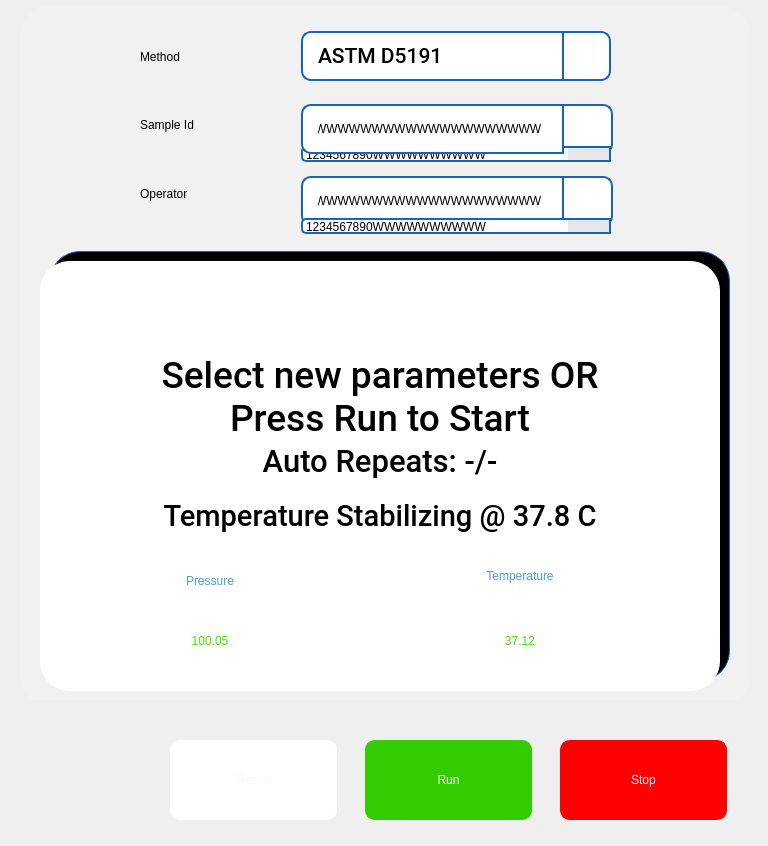
<?xml version="1.0" encoding="UTF-8"?>
<ui version="4.0">
 <class>sMeasuring</class>
 <widget class="QWidget" name="sMeasuring">
  <property name="geometry">
   <rect>
    <x>0</x>
    <y>0</y>
    <width>768</width>
    <height>846</height>
   </rect>
  </property>
  <property name="windowTitle">
   <string>Form</string>
  </property>
  <property name="styleSheet">
   <string notr="true"/>
  </property>
  <widget class="QPushButton" name="pbStop">
   <property name="geometry">
    <rect>
     <x>560</x>
     <y>740</y>
     <width>167</width>
     <height>80</height>
    </rect>
   </property>
   <property name="focusPolicy">
    <enum>Qt::ClickFocus</enum>
   </property>
   <property name="styleSheet">
    <string notr="true">QPushButton{
background-color: red;
border-width: 2px;
border-color: red;
border-style: solid;
border-radius: 10;
color: rgb(255, 255, 255);
font: 75 16pt &quot;Roboto Medium&quot;;
}
QPushButton:disabled { 
background-color: rgb(255, 174, 171);
border-width: 2px;
border-color: rgb(127, 143, 127);
border-style: solid;
border-radius: 10;
color: rgb(0, 0, 0);
font: 75 16pt &quot;Roboto Medium&quot;;
}
QPushButton:pressed {
background-color: rgb(194, 54, 11);
border-width: 2px;
border-color: rgb(194, 54, 11);
border-style: solid;
border-radius: 10;
color: rgb(255, 255, 255);
font: 75 16pt &quot;Roboto Medium&quot;;
}
QPushButton:down {
background-color: rgb(24, 163, 3);
border-width: 2px;
border-color: rgb(24, 163, 3);
border-style: solid;
border-radius: 10;
color: rgb(0, 0, 0);
font: 75 16pt &quot;Roboto Medium&quot;;
}
QPushButton:default {
background-color: rgb(241, 241, 241);
border-width: 2px;
border-color: rgb(21, 100, 192);
border-style: solid;
border-radius: 10;
color: rgb(0, 0, 0);
font: 75 16pt &quot;Roboto Medium&quot;;
}</string>
   </property>
   <property name="text">
    <string>Stop</string>
   </property>
  </widget>
  <widget class="QPushButton" name="pbRun">
   <property name="geometry">
    <rect>
     <x>365</x>
     <y>740</y>
     <width>167</width>
     <height>80</height>
    </rect>
   </property>
   <property name="focusPolicy">
    <enum>Qt::ClickFocus</enum>
   </property>
   <property name="styleSheet">
    <string notr="true">QPushButton{
background-color: rgb(51, 204, 0);
border-width: 2px;
border-color: rgb(51, 204, 0);
border-style: solid;
border-radius: 10;
color: rgb(255, 255, 255);
font: 75 16pt &quot;Roboto Medium&quot;;
}
QPushButton:disabled { 
background-color: rgb(204, 244, 198);
border-width: 2px;
border-color: rgb(127, 143, 127);
border-style: solid;
border-radius: 10;
color: rgb(0, 0, 0);
font: 75 16pt &quot;Roboto Medium&quot;;
}
QPushButton:pressed {
background-color: rgb(24, 163, 3);
border-width: 2px;
border-color: rgb(24, 163, 3);
border-style: solid;
border-radius: 10;
color: rgb(255, 255, 255);
font: 75 16pt &quot;Roboto Medium&quot;;
}
QPushButton:down {
background-color: rgb(24, 163, 3);
border-width: 2px;
border-color: rgb(24, 163, 3);
border-style: solid;
border-radius: 10;
color: rgb(0, 0, 0);
font: 75 16pt &quot;Roboto Medium&quot;;
}
QPushButton:default {
background-color: rgb(241, 241, 241);
border-width: 2px;
border-color: rgb(21, 100, 192);
border-style: solid;
border-radius: 10;
color: rgb(0, 0, 0);
font: 75 16pt &quot;Roboto Medium&quot;;
}
</string>
   </property>
   <property name="text">
    <string>Run</string>
   </property>
  </widget>
  <widget class="sMeasuring2" name="wResult" native="true">
   <property name="geometry">
    <rect>
     <x>40</x>
     <y>740</y>
     <width>80</width>
     <height>80</height>
    </rect>
   </property>
  </widget>
  <widget class="QTabWidget" name="twMeasuring">
   <property name="geometry">
    <rect>
     <x>20</x>
     <y>0</y>
     <width>749</width>
     <height>700</height>
    </rect>
   </property>
   <property name="styleSheet">
    <string notr="true">QTabWidget::pane { /* The tab widget frame */
    position: absolute;
	color: rgb(0, 0, 0);
	font: 75 16pt &quot;Roboto Medium&quot;;
	border: 0px solid #C4C4C3;
	border-bottom-color: #C2C7CB; /* same as the pane color */
   	border-bottom-left-radius: 30px;
   	border-bottom-right-radius: 30px;
    border-top-right-radius: 30px;
}

QTabWidget::tab-bar {
    alignment: left;
}

/* Style the tab using the tab sub-control. Note that
    it reads QTabBar _not_ QTabWidget */
QTabBar::tab {

    border: 1px solid #C4C4C3;
    border-bottom-color: #C2C7CB; /* same as the pane color */
    border-top-left-radius: 10px;
    border-top-right-radius: 10px;

    padding: 0px;
    height:0px;
	border-width: 0px;
	border-color: rgb(21, 100, 192);
	border-style: solid;

	font: 75 16pt &quot;Roboto Medium&quot;;
	color: rgb(0, 0, 0);
	

}

QTabBar::tab:selected, QTabBar::tab:hover {
	background-color: rgb(190, 190, 190);
}

QTabBar::tab:selected {
    border-color: #9B9B9B;
    border-bottom-color: #C2C7CB; /* same as pane color */
 border: 0px
}
</string>
   </property>
   <property name="currentIndex">
    <number>0</number>
   </property>
   <widget class="QWidget" name="tab_4">
    <attribute name="title">
     <string>User Setup</string>
    </attribute>
    <widget class="QFrame" name="frame">
     <property name="geometry">
      <rect>
       <x>0</x>
       <y>6</y>
       <width>730</width>
       <height>700</height>
      </rect>
     </property>
     <property name="styleSheet">
      <string notr="true">background-color: rgb(241, 241, 241);
border-width: 0px;
border-color: rgb(21, 100, 192);
border-style: solid;
border-radius: 30;
color: rgb(0, 0, 0);
font: 75 16pt &quot;Roboto&quot;;</string>
     </property>
     <property name="frameShape">
      <enum>QFrame::StyledPanel</enum>
     </property>
     <property name="frameShadow">
      <enum>QFrame::Raised</enum>
     </property>
     <widget class="QLabel" name="label">
      <property name="geometry">
       <rect>
        <x>120</x>
        <y>30</y>
        <width>141</width>
        <height>41</height>
       </rect>
      </property>
      <property name="styleSheet">
       <string notr="true">border-width: 0px;
font: 75 16pt &quot;Roboto Medium&quot;;</string>
      </property>
      <property name="text">
       <string>Method</string>
      </property>
     </widget>
     <widget class="QLabel" name="label_2">
      <property name="geometry">
       <rect>
        <x>120</x>
        <y>88</y>
        <width>141</width>
        <height>61</height>
       </rect>
      </property>
      <property name="styleSheet">
       <string notr="true">border-width: 0px;
font: 75 16pt &quot;Roboto Medium&quot;;</string>
      </property>
      <property name="text">
       <string>Sample Id</string>
      </property>
      <property name="wordWrap">
       <bool>true</bool>
      </property>
     </widget>
     <widget class="QLabel" name="label_3">
      <property name="geometry">
       <rect>
        <x>120</x>
        <y>157</y>
        <width>141</width>
        <height>61</height>
       </rect>
      </property>
      <property name="styleSheet">
       <string notr="true">border-width: 0px;
font: 75 16pt &quot;Roboto Medium&quot;;</string>
      </property>
      <property name="text">
       <string>Operator</string>
      </property>
      <property name="wordWrap">
       <bool>true</bool>
      </property>
     </widget>
     <widget class="QComboBox" name="cbMethod">
      <property name="geometry">
       <rect>
        <x>281</x>
        <y>25</y>
        <width>310</width>
        <height>50</height>
       </rect>
      </property>
      <property name="font">
       <font>
        <family>Roboto Medium</family>
        <pointsize>16</pointsize>
        <weight>9</weight>
        <italic>false</italic>
        <bold>false</bold>
       </font>
      </property>
      <property name="focusPolicy">
       <enum>Qt::ClickFocus</enum>
      </property>
      <property name="styleSheet">
       <string notr="true">QComboBox {
   border: 2px solid  rgb(21, 100, 192);
   border-radius: 10px;
   padding: 1px 18px 1px 3px;
   background-color: rgb(255, 255, 255);
   color: rgb(0, 0, 0);
   font: 75 16pt &quot;Roboto Medium&quot;;
   padding-left: 15px;
}

QComboBox:on {
    padding-top: 3px;
    padding-left: 15px;
}

QComboBox::drop-down {
    subcontrol-origin: padding;
    subcontrol-position: top right;
    width: 45px;
    border-left-width: 2px;
    border-left-color: darkgray;
    border-left-style: solid;
    border-top-right-radius: 3px;
    border-bottom-right-radius: 3px;
    border-color: rgb(21, 100, 192);
}

QComboBox::down-arrow {
	image: url(:/images/icons/downarrow.png);
}

QComboBox::down-arrow:on {
    top: 1px;
    left: 1px;
}

QComboBox QAbstractItemView {
   border: 2px solid rgb(21, 100, 192);
   font: 75 16pt &quot;Roboto Medium&quot;;
   border-radius: 5px;
   background-color: rgb(255, 255, 255);
   selection-background-color:  rgb(21, 100, 192);
   selection-color: rgb(255, 255, 255);
}

/*  vertical */
QScrollBar:vertical {
     border: 0px solid  rgb(21, 100, 192);
     background:  rgb(230,230,230);
     width: 42px;
	 margin: 45px 0 45px 0;
     border-left: 2px solid  rgb(182, 182, 182);
 }

 QScrollBar::handle:vertical {
     background:  rgb(182, 182, 182);
     min-height: 20px;
 }

 QScrollBar::add-line:vertical {
     border: 0px solid grey;
     background:  rgb(230,230,230);
     height: 45px;
     subcontrol-position: bottom;
     subcontrol-origin: margin;
 }

 QScrollBar::sub-line:vertical {
     border: 0px solid grey;
     background:  rgb(230,230,230);
     height: 45px;
     subcontrol-position: top;
     subcontrol-origin: margin;
 }

 QScrollBar::up-arrow:vertical {
     width: 42px;
     height: 45px;
     background-image: url(:/images/icons/cuparrow.png);
}

QScrollBar::down-arrow:vertical {
     width: 42px;
      height: 45px;
      background-image: url(:/images/icons/cdownarrow.png);
 }

 QScrollBar::add-page:vertical, QScrollBar::sub-page:vertical {
      background: none;
 }
</string>
      </property>
      <property name="frame">
       <bool>true</bool>
      </property>
      <item>
       <property name="text">
        <string>ASTM D5191</string>
       </property>
      </item>
      <item>
       <property name="text">
        <string>ASTM D6377</string>
       </property>
      </item>
      <item>
       <property name="text">
        <string>ASTM D6378</string>
       </property>
      </item>
      <item>
       <property name="text">
        <string>ASTM D5188</string>
       </property>
      </item>
      <item>
       <property name="text">
        <string>Free 1</string>
       </property>
      </item>
      <item>
       <property name="text">
        <string>Free 2</string>
       </property>
      </item>
      <item>
       <property name="text">
        <string>Free 3</string>
       </property>
      </item>
      <item>
       <property name="text">
        <string>Free 4</string>
       </property>
      </item>
     </widget>
     <widget class="QFrame" name="frame_2">
      <property name="geometry">
       <rect>
        <x>30</x>
        <y>245</y>
        <width>680</width>
        <height>430</height>
       </rect>
      </property>
      <property name="styleSheet">
       <string notr="true">background-color: rgb(0, 0, 0);
border-width: 1px;
border-color: rgb(21, 100, 192);
border-style: solid;
border-radius: 30;
color: rgb(0, 0, 0);
font: 75 16pt &quot;Roboto&quot;;

</string>
      </property>
      <property name="frameShape">
       <enum>QFrame::StyledPanel</enum>
      </property>
      <property name="frameShadow">
       <enum>QFrame::Raised</enum>
      </property>
     </widget>
     <widget class="QFrame" name="frame_3">
      <property name="geometry">
       <rect>
        <x>20</x>
        <y>255</y>
        <width>680</width>
        <height>430</height>
       </rect>
      </property>
      <property name="styleSheet">
       <string notr="true">background-color: rgb(255, 255, 255);
border-width: 0px;
border-color: rgb(21, 100, 192);
border-style: solid;
border-radius: 30;
color: rgb(0, 0, 0);
font: 75 16pt &quot;Roboto&quot;;

</string>
      </property>
      <property name="frameShape">
       <enum>QFrame::StyledPanel</enum>
      </property>
      <property name="frameShadow">
       <enum>QFrame::Raised</enum>
      </property>
      <widget class="QLabel" name="lblMessage">
       <property name="geometry">
        <rect>
         <x>0</x>
         <y>100</y>
         <width>680</width>
         <height>71</height>
        </rect>
       </property>
       <property name="font">
        <font>
         <family>Roboto Medium</family>
         <pointsize>28</pointsize>
         <weight>6</weight>
         <italic>false</italic>
         <bold>false</bold>
        </font>
       </property>
       <property name="styleSheet">
        <string notr="true">border-width: 0px;
font: 50 28pt &quot;Roboto Medium&quot;;</string>
       </property>
       <property name="text">
        <string>Select new parameters OR
Press Run to Start</string>
       </property>
       <property name="alignment">
        <set>Qt::AlignCenter</set>
       </property>
       <property name="wordWrap">
        <bool>true</bool>
       </property>
      </widget>
      <widget class="QFrame" name="frLiveData">
       <property name="geometry">
        <rect>
         <x>0</x>
         <y>275</y>
         <width>680</width>
         <height>140</height>
        </rect>
       </property>
       <property name="styleSheet">
        <string notr="true">border-width: 0px;</string>
       </property>
       <property name="frameShape">
        <enum>QFrame::StyledPanel</enum>
       </property>
       <property name="frameShadow">
        <enum>QFrame::Raised</enum>
       </property>
       <widget class="QLabel" name="lblTemperature">
        <property name="geometry">
         <rect>
          <x>310</x>
          <y>70</y>
          <width>340</width>
          <height>70</height>
         </rect>
        </property>
        <property name="styleSheet">
         <string notr="true">color: rgb(75, 225, 0);
font: 80 23pt &quot;Roboto Medium&quot;;</string>
        </property>
        <property name="text">
         <string>37.12</string>
        </property>
        <property name="alignment">
         <set>Qt::AlignCenter</set>
        </property>
       </widget>
       <widget class="QLabel" name="lblPressure">
        <property name="geometry">
         <rect>
          <x>0</x>
          <y>70</y>
          <width>340</width>
          <height>70</height>
         </rect>
        </property>
        <property name="styleSheet">
         <string notr="true">color: rgb(75, 225, 0);
font: 80 23pt &quot;Roboto Medium&quot;;</string>
        </property>
        <property name="text">
         <string>100.05</string>
        </property>
        <property name="alignment">
         <set>Qt::AlignCenter</set>
        </property>
       </widget>
       <widget class="QLabel" name="label_10">
        <property name="geometry">
         <rect>
          <x>310</x>
          <y>5</y>
          <width>340</width>
          <height>70</height>
         </rect>
        </property>
        <property name="styleSheet">
         <string notr="true">color: rgb(77, 155, 232);
font: 80 20pt &quot;Roboto Medium&quot;;</string>
        </property>
        <property name="text">
         <string>Temperature</string>
        </property>
        <property name="alignment">
         <set>Qt::AlignCenter</set>
        </property>
       </widget>
       <widget class="QLabel" name="label_8">
        <property name="geometry">
         <rect>
          <x>0</x>
          <y>10</y>
          <width>340</width>
          <height>70</height>
         </rect>
        </property>
        <property name="styleSheet">
         <string notr="true">color: rgb(77, 155, 232);
font: 80 20pt &quot;Roboto Medium&quot;;</string>
        </property>
        <property name="text">
         <string>Pressure</string>
        </property>
        <property name="alignment">
         <set>Qt::AlignCenter</set>
        </property>
       </widget>
      </widget>
      <widget class="QLabel" name="lblAutoCount">
       <property name="geometry">
        <rect>
         <x>0</x>
         <y>180</y>
         <width>680</width>
         <height>41</height>
        </rect>
       </property>
       <property name="font">
        <font>
         <family>Roboto Medium</family>
         <pointsize>23</pointsize>
         <weight>9</weight>
         <italic>false</italic>
         <bold>false</bold>
        </font>
       </property>
       <property name="styleSheet">
        <string notr="true">border-width: 0px;
font: 79 23pt &quot;Roboto Medium&quot;;</string>
       </property>
       <property name="text">
        <string>Auto Repeats: -/-</string>
       </property>
       <property name="alignment">
        <set>Qt::AlignCenter</set>
       </property>
       <property name="wordWrap">
        <bool>true</bool>
       </property>
      </widget>
      <widget class="QLabel" name="lblStatus">
       <property name="geometry">
        <rect>
         <x>0</x>
         <y>230</y>
         <width>680</width>
         <height>51</height>
        </rect>
       </property>
       <property name="font">
        <font>
         <family>Roboto Medium</family>
         <pointsize>22</pointsize>
         <weight>9</weight>
         <italic>false</italic>
         <bold>false</bold>
        </font>
       </property>
       <property name="styleSheet">
        <string notr="true">border-width: 0px;
font: 79 22pt &quot;Roboto Medium&quot;;</string>
       </property>
       <property name="text">
        <string>Temperature Stabilizing @ 37.8 C</string>
       </property>
       <property name="alignment">
        <set>Qt::AlignCenter</set>
       </property>
       <property name="wordWrap">
        <bool>true</bool>
       </property>
      </widget>
      <zorder>lblMessage</zorder>
      <zorder>frLiveData</zorder>
      <zorder>lblStatus</zorder>
      <zorder>lblAutoCount</zorder>
     </widget>
     <widget class="sQLEExtend" name="leSampleId">
      <property name="geometry">
       <rect>
        <x>281</x>
        <y>98</y>
        <width>263</width>
        <height>50</height>
       </rect>
      </property>
      <property name="focusPolicy">
       <enum>Qt::ClickFocus</enum>
      </property>
      <property name="styleSheet">
       <string notr="true">QLineEdit{
 padding: 1px 18px 1px 3px;
background-color: rgb(255,255,255);
border-width: 2px;
border-color: rgb(21, 100, 192);
border-style: solid;
border-top-left-radius: 10px;
border-bottom-left-radius: 10px;
color: rgb(0, 0, 0);
font: 75 16pt &quot;Roboto Medium&quot;;
padding-left: 15px;
}
QLineEdit:read-only {
	background-color: rgb(245,245,245);
}
QLineEdit[error=true] {
border-color: red;
}
QLineEdit[error=false] {
border-color: rgb(21, 100, 192);
}

</string>
      </property>
      <property name="text">
       <string>WWWWWWWWWWWWWWWWWWWW</string>
      </property>
      <property name="maxLength">
       <number>20</number>
      </property>
     </widget>
     <widget class="QPushButton" name="pbSampleId">
      <property name="geometry">
       <rect>
        <x>540</x>
        <y>98</y>
        <width>53</width>
        <height>50</height>
       </rect>
      </property>
      <property name="focusPolicy">
       <enum>Qt::ClickFocus</enum>
      </property>
      <property name="styleSheet">
       <string notr="true">QPushButton{
    width: 47px;
    border-top-right-radius: 10px;
    border-bottom-right-radius: 10px;
    border-color: rgb(21, 100, 192);
    image: url(:/images/icons/downarrow.png);
	background-color: rgb(255, 255, 255);
    border-color: rgb(21, 100, 192);
    border-width: 2px;
    border-style: solid;
    border-left-width: 0px;
}
</string>
      </property>
      <property name="text">
       <string/>
      </property>
     </widget>
     <widget class="QPushButton" name="pbOperator">
      <property name="geometry">
       <rect>
        <x>540</x>
        <y>170</y>
        <width>53</width>
        <height>50</height>
       </rect>
      </property>
      <property name="focusPolicy">
       <enum>Qt::ClickFocus</enum>
      </property>
      <property name="styleSheet">
       <string notr="true">QPushButton{
    width: 47px;
    border-top-right-radius: 10px;
    border-bottom-right-radius: 10px;
    border-color: rgb(21, 100, 192);
    image: url(:/images/icons/downarrow.png);
	background-color: rgb(255, 255, 255);
    border-color: rgb(21, 100, 192);
    border-width: 2px;
    border-style: solid;
    border-left-width: 0px;
}
</string>
      </property>
      <property name="text">
       <string/>
      </property>
     </widget>
     <widget class="sQLEExtend" name="leOperator">
      <property name="geometry">
       <rect>
        <x>281</x>
        <y>170</y>
        <width>263</width>
        <height>50</height>
       </rect>
      </property>
      <property name="focusPolicy">
       <enum>Qt::ClickFocus</enum>
      </property>
      <property name="styleSheet">
       <string notr="true">QLineEdit{
 padding: 1px 18px 1px 3px;
background-color: rgb(255,255,255);
border-width: 2px;
border-color: rgb(21, 100, 192);
border-style: solid;
border-top-left-radius: 10px;
border-bottom-left-radius: 10px;
color: rgb(0, 0, 0);
font: 75 16pt &quot;Roboto Medium&quot;;
padding-left: 15px;
}
QLineEdit:read-only {
	background-color: rgb(245,245,245);
}
QLineEdit[error=true] {
border-color: red;
}
QLineEdit[error=false] {
border-color: rgb(21, 100, 192);
}

</string>
      </property>
      <property name="text">
       <string>WWWWWWWWWWWWWWWWWWWW</string>
      </property>
      <property name="maxLength">
       <number>20</number>
      </property>
     </widget>
     <widget class="QListWidget" name="lwOperator">
      <property name="geometry">
       <rect>
        <x>281</x>
        <y>212</y>
        <width>310</width>
        <height>16</height>
       </rect>
      </property>
      <property name="focusPolicy">
       <enum>Qt::ClickFocus</enum>
      </property>
      <property name="contextMenuPolicy">
       <enum>Qt::NoContextMenu</enum>
      </property>
      <property name="styleSheet">
       <string notr="true">QListWidget {
   border: 2px solid rgb(21, 100, 192);
   border-radius: 5px;
   background-color: rgb(255, 255, 255);
   color: rgb(0, 0, 0);
   font: 75 16pt &quot;Roboto Medium&quot;;
   border-bottom-right-radius: 15px;
}

QListWidget QAbstractItemView {
   border: 2px solid darkgray;
   font: 75 16pt &quot;Roboto Medium&quot;;
   border-radius: 5px;
   background-color: rgb(255, 255, 255);
}

QListWidget::item::selected {
   background-color:  rgb(21, 100, 192);
   color:  rgb(255, 255, 255);
}

QListWidget::item::hover {
   background-color:  rgb(21, 100, 192);
   color:  rgb(255, 255, 255);
}

/*  vertical */
QScrollBar:vertical {
     border: 0px solid  rgb(21, 100, 192);
     background:  rgb(230,230,230);
     width: 41px;
	 margin: 50px 0 50px 0;
     border-left: 2px solid  rgb(182, 182, 182);
     border-radius: 0px;
 }

 QScrollBar::handle:vertical {
     background:  rgb(182, 182, 182);
     min-height: 20px;
 }

 QScrollBar::add-line:vertical {
     border: 0px solid grey;
     background:  rgb(230,230,230);
     height: 50px;
     subcontrol-position: bottom;
     subcontrol-origin: margin;
 }

 QScrollBar::sub-line:vertical {
     border: 0px solid grey;
     background:  rgb(230,230,230);
     height: 50px;
     subcontrol-position: top;
     subcontrol-origin: margin;
 }

 QScrollBar::up-arrow:vertical {
     width: 41px;
     height: 50px;
     background-image: url(:/images/icons/cuparrow.png);
}

QScrollBar::down-arrow:vertical {
     width: 41px;
      height: 50px;
      background-image: url(:/images/icons/cdownarrow.png);
 }

 QScrollBar::add-page:vertical, QScrollBar::sub-page:vertical {
      background: none;
 }
</string>
      </property>
      <property name="verticalScrollBarPolicy">
       <enum>Qt::ScrollBarAsNeeded</enum>
      </property>
      <property name="horizontalScrollBarPolicy">
       <enum>Qt::ScrollBarAlwaysOff</enum>
      </property>
      <property name="isWrapping" stdset="0">
       <bool>false</bool>
      </property>
      <property name="wordWrap">
       <bool>false</bool>
      </property>
      <item>
       <property name="text">
        <string>1234567890WWWWWWWWWW</string>
       </property>
      </item>
      <item>
       <property name="text">
        <string>New Item 2</string>
       </property>
      </item>
      <item>
       <property name="text">
        <string>New Item 3</string>
       </property>
      </item>
      <item>
       <property name="text">
        <string>New Item 4</string>
       </property>
      </item>
      <item>
       <property name="text">
        <string>New Item 5</string>
       </property>
      </item>
      <item>
       <property name="text">
        <string>New Item 6</string>
       </property>
      </item>
      <item>
       <property name="text">
        <string>New Item 7</string>
       </property>
      </item>
      <item>
       <property name="text">
        <string>New Item 8</string>
       </property>
      </item>
      <item>
       <property name="text">
        <string>New Item 9</string>
       </property>
      </item>
      <item>
       <property name="text">
        <string>New Item 10</string>
       </property>
      </item>
     </widget>
     <widget class="QListWidget" name="lwSampleId">
      <property name="geometry">
       <rect>
        <x>281</x>
        <y>140</y>
        <width>310</width>
        <height>16</height>
       </rect>
      </property>
      <property name="focusPolicy">
       <enum>Qt::ClickFocus</enum>
      </property>
      <property name="contextMenuPolicy">
       <enum>Qt::NoContextMenu</enum>
      </property>
      <property name="styleSheet">
       <string notr="true">QListWidget {
   border: 2px solid rgb(21, 100, 192);
   border-radius: 5px;
   background-color: rgb(255, 255, 255);
   color: rgb(0, 0, 0);
   font: 75 16pt &quot;Roboto Medium&quot;;
   border-bottom-right-radius: 15px;
}

QListWidget QAbstractItemView {
   border: 2px solid darkgray;
   font: 75 16pt &quot;Roboto Medium&quot;;
   border-radius: 5px;
   background-color: rgb(255, 255, 255);
}

QListWidget::item::selected {
   background-color:  rgb(21, 100, 192);
   color:  rgb(255, 255, 255);
}

QListWidget::item::hover {
   background-color:  rgb(21, 100, 192);
   color:  rgb(255, 255, 255);
}

/*  vertical */
QScrollBar:vertical {
     border: 0px solid  rgb(21, 100, 192);
     background:  rgb(230,230,230);
     width: 41px;
	 margin: 50px 0 50px 0;
     border-left: 2px solid  rgb(182, 182, 182);
     border-radius: 0px;
 }

 QScrollBar::handle:vertical {
     background:  rgb(182, 182, 182);
     min-height: 20px;
 }

 QScrollBar::add-line:vertical {
     border: 0px solid grey;
     background:  rgb(230,230,230);
     height: 50px;
     subcontrol-position: bottom;
     subcontrol-origin: margin;
 }

 QScrollBar::sub-line:vertical {
     border: 0px solid grey;
     background:  rgb(230,230,230);
     height: 50px;
     subcontrol-position: top;
     subcontrol-origin: margin;
 }

 QScrollBar::up-arrow:vertical {
     width: 41px;
     height: 50px;
     background-image: url(:/images/icons/cuparrow.png);
}

QScrollBar::down-arrow:vertical {
     width: 41px;
      height: 50px;
      background-image: url(:/images/icons/cdownarrow.png);
 }

 QScrollBar::add-page:vertical, QScrollBar::sub-page:vertical {
      background: none;
 }
</string>
      </property>
      <property name="horizontalScrollBarPolicy">
       <enum>Qt::ScrollBarAlwaysOff</enum>
      </property>
      <property name="isWrapping" stdset="0">
       <bool>false</bool>
      </property>
      <property name="wordWrap">
       <bool>false</bool>
      </property>
      <item>
       <property name="text">
        <string>1234567890WWWWWWWWWW</string>
       </property>
      </item>
      <item>
       <property name="text">
        <string>New Item 2</string>
       </property>
      </item>
      <item>
       <property name="text">
        <string>New Item 3</string>
       </property>
      </item>
      <item>
       <property name="text">
        <string>New Item 4</string>
       </property>
      </item>
      <item>
       <property name="text">
        <string>New Item 5</string>
       </property>
      </item>
      <item>
       <property name="text">
        <string>New Item 6</string>
       </property>
      </item>
      <item>
       <property name="text">
        <string>New Item 7</string>
       </property>
      </item>
      <item>
       <property name="text">
        <string>New Item 8</string>
       </property>
      </item>
      <item>
       <property name="text">
        <string>New Item 9</string>
       </property>
      </item>
      <item>
       <property name="text">
        <string>New Item 10</string>
       </property>
      </item>
     </widget>
     <zorder>label</zorder>
     <zorder>label_2</zorder>
     <zorder>cbMethod</zorder>
     <zorder>frame_2</zorder>
     <zorder>frame_3</zorder>
     <zorder>pbSampleId</zorder>
     <zorder>pbOperator</zorder>
     <zorder>leOperator</zorder>
     <zorder>lwOperator</zorder>
     <zorder>lwSampleId</zorder>
     <zorder>label_3</zorder>
     <zorder>leSampleId</zorder>
    </widget>
   </widget>
  </widget>
  <widget class="QPushButton" name="pbStop_2">
   <property name="geometry">
    <rect>
     <x>170</x>
     <y>740</y>
     <width>167</width>
     <height>80</height>
    </rect>
   </property>
   <property name="focusPolicy">
    <enum>Qt::NoFocus</enum>
   </property>
   <property name="styleSheet">
    <string notr="true">background-color:white;
border-width: 0px;
border-color: rgb(21, 100, 192);
border-style: solid;
border-radius: 10;
color: rgb(250, 250, 250);
font: 75 16pt &quot;Roboto Medium&quot;;</string>
   </property>
   <property name="text">
    <string>Result</string>
   </property>
  </widget>
  <zorder>twMeasuring</zorder>
  <zorder>wResult</zorder>
  <zorder>pbRun</zorder>
  <zorder>pbStop</zorder>
  <zorder>pbStop_2</zorder>
 </widget>
 <customwidgets>
  <customwidget>
   <class>sQLEExtend</class>
   <extends>QLineEdit</extends>
   <header location="global">sqleextend.h</header>
  </customwidget>
  <customwidget>
   <class>sMeasuring2</class>
   <extends>QWidget</extends>
   <header location="global">smeasuring2.h</header>
   <container>1</container>
  </customwidget>
 </customwidgets>
 <tabstops>
  <tabstop>cbMethod</tabstop>
  <tabstop>lwOperator</tabstop>
  <tabstop>pbOperator</tabstop>
  <tabstop>lwSampleId</tabstop>
  <tabstop>pbSampleId</tabstop>
  <tabstop>pbRun</tabstop>
  <tabstop>pbStop</tabstop>
  <tabstop>twMeasuring</tabstop>
 </tabstops>
 <resources/>
 <connections/>
</ui>
